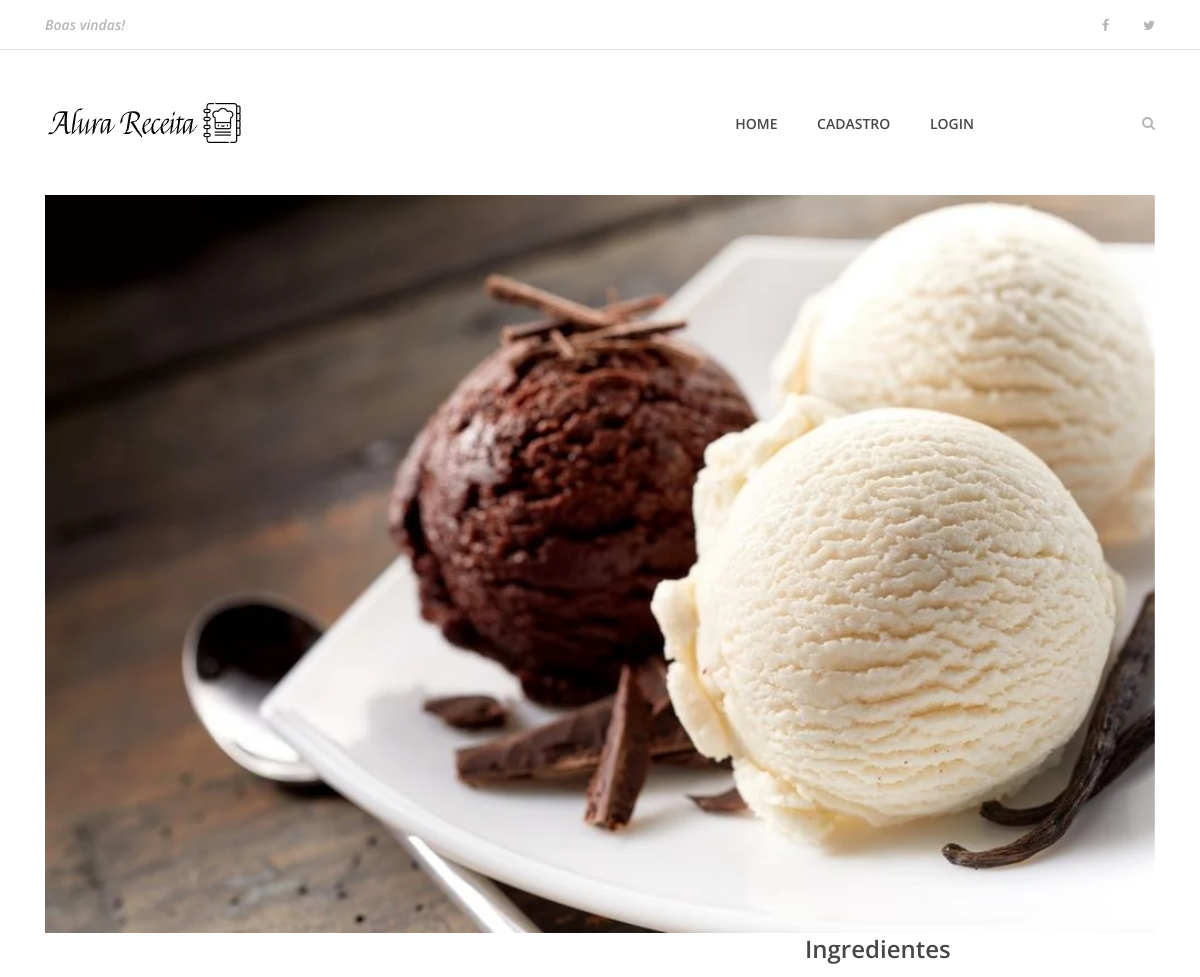
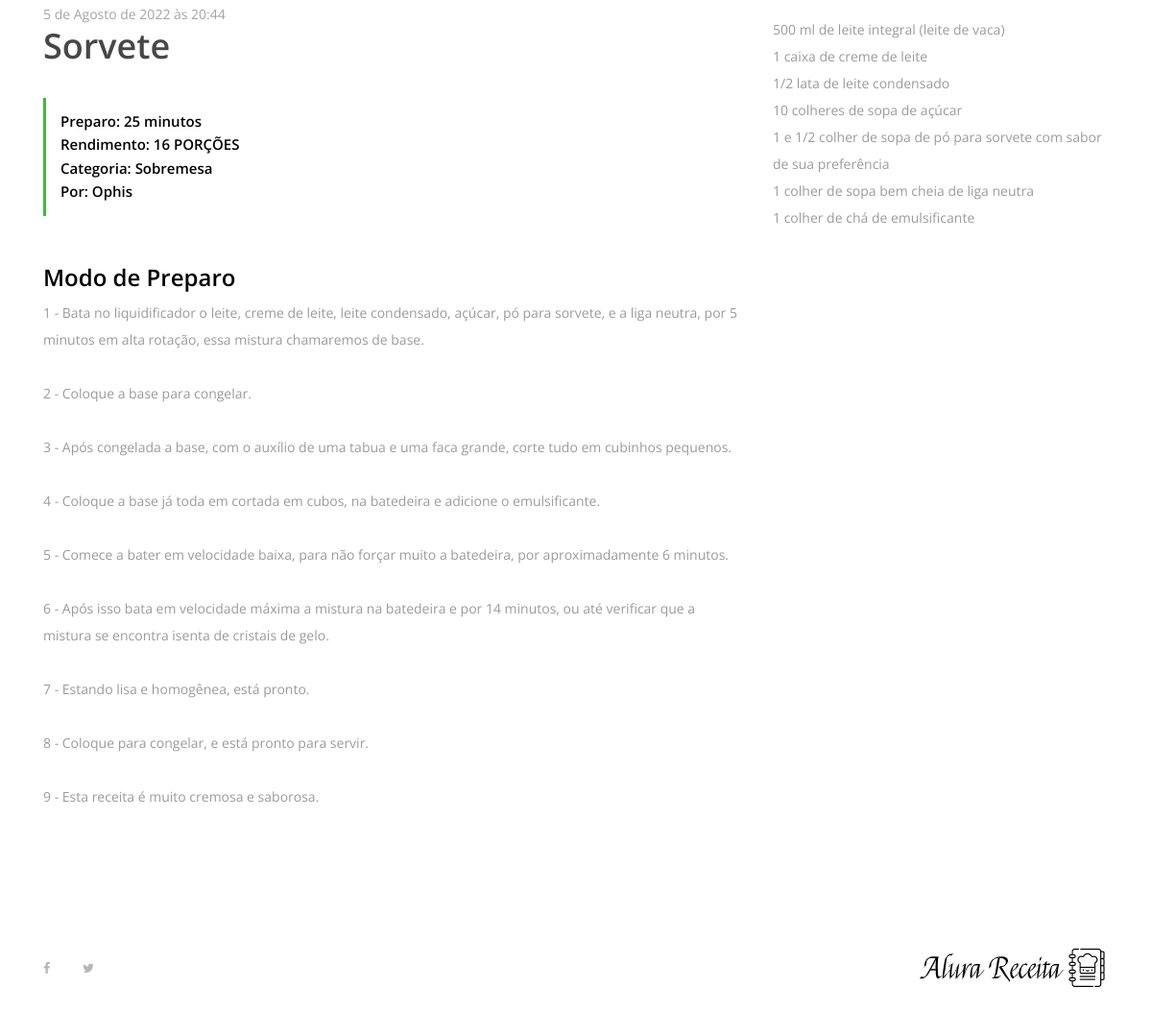
The page /1 on the database its author committed (2 pictures, top to bottom).
### receitas/models.py (models this page shows, shortened)
class Receita(models.Model):
    pessoa = models.ForeignKey(Pessoa, on_delete=models.CASCADE)
    nome_receita  = models.CharField(max_length=200)
    ingredientes  = models.TextField()
    mode_preparo  = models.TextField()
    tempo_preparo = models.IntegerField()
    rendimento    = models.CharField(max_length=100)
    categoria     = models.CharField(max_length=100)
    data_receita  = models.DateTimeField(default=datetime.now, blank=True)
    foto_receita  = models.ImageField(upload_to='fotos/%d/%m/%Y/', blank=True)
    publicada     = models.BooleanField(default=False)

### pessoas/models.py (models this page shows)
class Pessoa(models.Model):
    nome  = models.CharField(max_length=200)
    email = models.CharField(max_length=200)
    def __str__(self):
        return self.nome

### receitas/views.py (the view)
# urls.py: path('<int:receita_id>', views.receita, name ='receita'),
def receita (request, receita_id):
    receita = get_object_or_404(Receita, pk=receita_id)
    receita_a_exibir = {
        'receita' : receita
    }
    return render(request, 'receita.html', receita_a_exibir)

### templates/receita.html (shortened to what this page needs)
{% extends 'base.html' %}
{% load static %}
{% block content %}
    {% include 'partials/_menu.html' %}
        <div class="container">
            <div class="row">
                <div class="col-12">
                    <div class="receipe-slider owl-carousel">
                        {% if receita.foto_receita == '' %}
                            <img src="{% static 'img/bg-img/tomate_banner.jpg' %}">
                        {% else %}
                            <img src="{{ receita.foto_receita.url }}" alt="">
                        {% endif %}
                    </div>
                </div>
            </div>
        </div>
        <div class="receipe-content-area">
            <div class="container">
                <div class="row">
                    <div class="col-12 col-md-8">
                        <div class="receipe-headline my-5">
                            <span>{{ receita.data_receita }}</span>
                            <h2>{{ receita.nome_receita }}</h2>
                            <div class="receipe-duration">
                                <h6>Preparo: {{ receita.tempo_preparo }} minutos</h6>
                                <h6>Rendimento: {{ receita.rendimento }}</h6>
                                <h6>Categoria: {{ receita.categoria }}</h6>
                                <h6>Por: {{ receita.pessoa }}</h6>
                            </div>
                        </div>
                    </div>
                    <div class="col-12 col-lg-4">
                        <div class="ingredients">
                            <h4>Ingredientes</h4>
                            <div class="ingredients">
                                <p>{{ receita.ingredientes|linebreaks }}</p>
                            </div>
                        </div>
                    </div>
                </div>
                <div class="row">
                    <div class="col-12 col-lg-8">
                        <h4>Modo de Preparo</h4>
                        <div class="single-preparation-step d-flex">
                            <p>{{ receita.mode_preparo|safe }}</p>
                        </div>
                    </div>
    {% include 'partials/_footer.html' %}
{% endblock %}

### templates/base.html (shortened to what this page needs)
{% load static %}
<!DOCTYPE html>
<html lang="en">
<head>
    <link rel="stylesheet" href="{% static 'site.css' %}">
</head>
<body>
    {% block content %} {% endblock %}
</body>
</html>

### templates/partials/_busca.html (shortened to what this page needs)
{% load static %}

### templates/partials/_menu.html (shortened to what this page needs)
{% load static %}
<header class="header-area">
    <div class="top-header-area">
        <div class="container h-100">
            <div class="row h-100 align-items-center justify-content-between">
                <div class="col-12 col-sm-6">
                    <div class="breaking-news">
                        <div id="breakingNewsTicker" class="ticker">
                            <ul>
                                <li><a href="">Boas vindas!</a></li>
                            </ul>
                        </div>
                    </div>
                </div>
                <div class="col-12 col-sm-6">
                    <div class="top-social-info text-right">
                        <a href=""><i class="fa fa-facebook" aria-hidden="true"></i></a>
                        <a href=""><i class="fa fa-twitter" aria-hidden="true"></i></a>
                    </div>
                </div>
            </div>
        </div>
    </div>
    <div class="delicious-main-menu">
        <div class="classy-nav-container breakpoint-off">
            <div class="container">
                <nav class="classy-navbar justify-content-between" id="deliciousNav">
                    <a class="nav-brand" href="{% url 'index' %}"><img src="{% static 'img/core-img/logo.png' %}" alt=""></a>
                    <div class="classy-menu">
                        <div class="classynav">
                            <ul>
                                {% if user.is_authenticated %}
                                    <li><a href="{% url 'index' %}">Home</a></li>
                                    <li><a href="{% url 'dashboard' %}">Minhas receitas</a></li>
                                    <li><a href="{% url 'logout' %}">LogouT</a></li>
                                {% else %}
                                    <li><a href="{% url 'index' %}">Home</a></li>
                                    <li><a href="{% url 'cadastro' %}">Cadastro</a></li>
                                    <li><a href="{% url 'login' %}">Login</a></li>
                                {% endif %}
                            </ul>
                            <div class="search-btn">
                                <i class="fa fa-search" aria-hidden="true"></i>
                            </div>
                        </div>
                    </div>
                </nav>
            </div>
        </div>
    </div>
</header>

### templates/partials/_footer.html
{% load static %}
<footer class="footer-area">
    <div class="container h-100">
        <div class="row h-100">
            <div class="col-12 h-100 d-flex flex-wrap align-items-center justify-content-between">
                <div class="footer-social-info text-right">
                    <a href="#"><i class="fa fa-facebook" aria-hidden="true"></i></a>
                    <a href="#"><i class="fa fa-twitter" aria-hidden="true"></i></a>
                </div>
                <div class="footer-logo">
                    <a href="{% url 'index' %}"><img src="{% static 'img/core-img/logo.png' %}" alt=""></a>
                </div>
            </div>
        </div>
    </div>
</footer>

### alurareceitas/static/site.css (style rules this page uses)
* { margin: 0; padding: 0; }
body { font-family: "Open Sans", sans-serif; font-size: 14px; }
h1, h2, h3, h4, h5, h6 { color: #000000; line-height: 1.3; font-weight: 600; }
p { color: #9b9b9b; font-size: 14px; line-height: 2; font-weight: 400; }
a, a:hover, a:focus { -webkit-transition-duration: 500ms; transition-duration: 500ms; text-decoration: none; outline: 0 solid transparent; color: #000000; font-weight: 600; font-size: 14px; color: #474747; }
ul, ol { margin: 0; }
ul li, ol li { list-style: none; }
img { height: auto; max-width: 100%; }
.header-area { position: relative; z-index: 100; width: 100%; }
.header-area .top-header-area { width: 100%; height: 50px; background-color: #ffffff; border-bottom: 1px solid #dddee9; }
.header-area .top-header-area .breaking-news { position: relative; z-index: 1; }
.header-area .top-header-area .breaking-news .ticker { width: 100%; text-align: left; position: relative; overflow: hidden; }
.header-area .top-header-area .breaking-news .ticker ul { width: 100%; position: relative; z-index: 1; }
.header-area .top-header-area .breaking-news .ticker ul li { display: none; width: 100%; }
.header-area .top-header-area .breaking-news .ticker ul li a { font-size: 14px; color: #b6b6b6; font-style: italic; }
.header-area .top-header-area .top-social-info a { display: inline-block; color: #b6b6b6; font-size: 13px; margin-right: 30px; }
.header-area .top-header-area .top-social-info a:last-child { margin-right: 0; }
.header-area .delicious-main-menu { position: relative; width: 100%; z-index: 100; height: 145px; }
.header-area .delicious-main-menu .classy-nav-container { background-color: transparent; }
.header-area .delicious-main-menu .classy-navbar { height: 145px; padding: 0; }
.header-area .delicious-main-menu .classy-navbar .classynav ul li a { font-weight: 600; }
.header-area .delicious-main-menu .classy-navbar .classynav > ul > li > a { text-transform: uppercase; padding: 12px 18px 11px; background-color: transparent; border-bottom: 3px solid transparent; line-height: 1; color: #474747; font-weight: 600; }
.header-area .delicious-main-menu .classynav .search-btn { color: #b6b6b6; margin-left: 150px; cursor: pointer; -webkit-transition-duration: 500ms; transition-duration: 500ms; }
.header-area .delicious-main-menu .classynav .search-btn i { -webkit-transition-duration: 500ms; transition-duration: 500ms; }
.receipe-slider { position: relative; z-index: 1; }
.receipe-headline span { font-size: 14px; display: block; color: #a4a4a4; margin-bottom: 0; }
.receipe-headline h2 { font-size: 36px; color: #474747; margin-bottom: 30px; }
.receipe-headline .receipe-duration { border-left: 3px solid #40ba37; padding: 15px; }
.receipe-headline .receipe-duration h6 { font-size: 15px; margin-bottom: 5px; }
.receipe-headline .receipe-duration h6:last-child { margin-bottom: 0; }
.single-preparation-step { position: relative; z-index: 1; margin-bottom: 50px; }
.ingredients h4 { color: #474747; margin-bottom: 30px; }
.footer-area { position: relative; z-index: 1; width: 100%; height: 140px; background-color: #ffffff; }
.footer-area .footer-social-info { padding-right: 15px; }
.footer-area .footer-social-info a { display: inline-block; color: #b6b6b6; font-size: 13px; margin-right: 30px; }
.footer-area .footer-social-info a:last-child { margin-right: 0; }

### rows shown on the page
Receita: foto_receita (picture), data_receita "5 de Agosto de 2022 às 20:44", nome_receita "Sorvete", tempo_preparo "25", rendimento "16 PORÇÕES", categoria "Sobremesa", pessoa "Ophis", ingredientes "500 ml de leite integral (leite de vaca) 1 caixa de creme de leite 1/2 lata de leite condensado 10 colheres de sopa de açúcar 1 e 1/2 colher de sopa de pó para sorvete com sabor de sua preferência 1 colher de sopa bem cheia de liga neutra 1 colher de chá de emulsificante", mode_preparo "1 - Bata no liquidificador o leite, creme de leite, leite condensado, açúcar, pó para sorvete, e a liga neutra, por 5 minutos em alta rotação, essa mistura chamaremos de base. 2 - Coloque a base para congelar. 3 - Após congelada a base, com o auxílio de uma tabua e uma faca grande, corte tudo em cubinhos pequenos. 4 - Coloque a base já toda em cortada em cubos, na batedeira e adicione o emulsificante. 5 - Comece a bater em velocidade baixa, para não forçar muito a batedeira, por aproximadamente 6 minutos. 6 - Após isso bata em velocidade máxima a mistura na batedeira e por 14 minutos, ou até verificar que a mistura se encontra isenta de cristais de gelo. 7 - Estando lisa e homogênea, está…"
